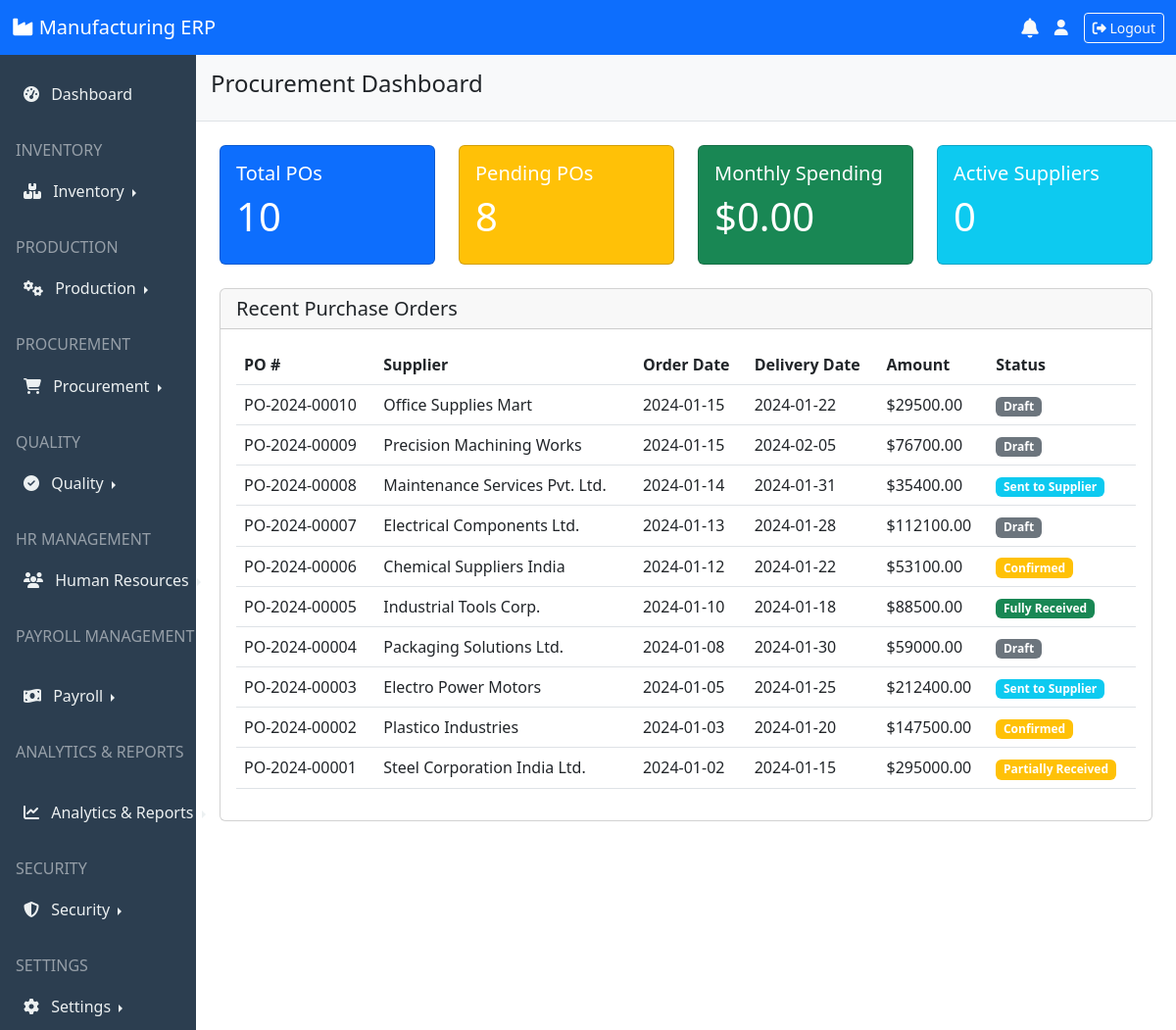
The app's page /procurement/dashboard/, older data.
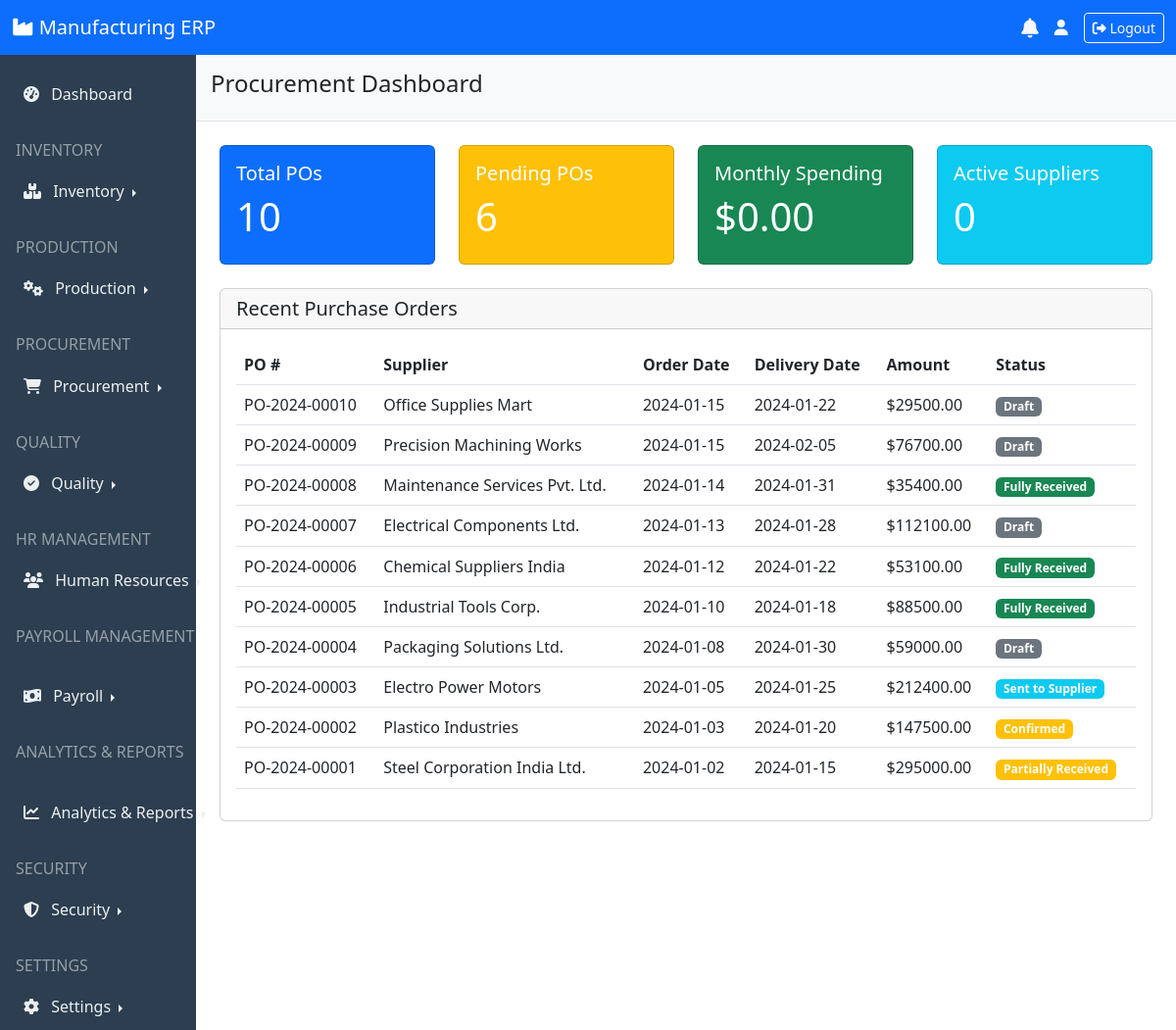
The same page, newer data.
### procurement/models.py (models this page shows, shortened)
class PurchaseOrder(TimeStampedModel):
    ORDER_STATUS = [
        ('draft', 'Draft'),
        ('sent', 'Sent to Supplier'),
        ('confirmed', 'Confirmed'),
        ('partial', 'Partially Received'),
        ('received', 'Fully Received'),
        ('cancelled', 'Cancelled'),
        ('closed', 'Closed'),
    ]
    po_number = models.CharField(max_length=50, unique=True)
    supplier = models.ForeignKey(Supplier, on_delete=models.PROTECT)
    order_date = models.DateField()
    expected_delivery = models.DateField()
    status = models.CharField(max_length=20, choices=ORDER_STATUS, default='draft')
    delivery_address = models.TextField()
    terms_conditions = models.TextField(blank=True)
    total_amount = models.DecimalField(max_digits=12, decimal_places=2, default=0)
    tax_amount = models.DecimalField(max_digits=12, decimal_places=2, default=0)
    grand_total = models.DecimalField(max_digits=12, decimal_places=2, default=0)
    notes = models.TextField(blank=True)

class Supplier(TimeStampedModel):
    SUPPLIER_TYPES = [
        ('material', 'Raw Material Supplier'),
        ('equipment', 'Equipment Supplier'),
        ('service', 'Service Provider'),
        ('other', 'Other'),
    ]
    code = models.CharField(max_length=20, unique=True)
    name = models.CharField(max_length=200)
    supplier_type = models.CharField(max_length=20, choices=SUPPLIER_TYPES, default='material')
    contact_person = models.CharField(max_length=100)
    email = models.EmailField()
    phone = models.CharField(max_length=20)
    address = models.TextField()
    tax_id = models.CharField(max_length=50, blank=True)
    payment_terms = models.CharField(max_length=100, blank=True)
    credit_limit = models.DecimalField(max_digits=12, decimal_places=2, default=0)
    current_balance = models.DecimalField(max_digits=12, decimal_places=2, default=0)
    is_active = models.BooleanField(default=True)

### procurement/views.py (the view)
# urls.py: path('dashboard/', views.procurement_dashboard, name='dashboard'),
def procurement_dashboard(request):
    from datetime import datetime, timedelta
    today = datetime.now().date()
    month_start = today.replace(day=1)
    total_pos = PurchaseOrder.objects.count()
    pending_pos = PurchaseOrder.objects.filter(
        status__in=['draft', 'sent', 'confirmed']
    ).count()
    monthly_spending = PurchaseOrder.objects.filter(
        order_date__gte=month_start,
        status__in=['received', 'partial']
    ).aggregate(total=Sum('grand_total'))['total'] or 0
    active_suppliers = Supplier.objects.filter(is_active=True).count()
    recent_pos = PurchaseOrder.objects.select_related('supplier').order_by('-created_at')[:10]
    context = {
        'total_pos': total_pos,
        'pending_pos': pending_pos,
        'monthly_spending': monthly_spending,
        'active_suppliers': active_suppliers,
        'recent_pos': recent_pos,
    }
    return render(request, 'procurement/dashboard.html', context)

### templates/procurement/dashboard.html (shortened to what this page needs)
{% extends 'base.html' %}
{% block page_title %}Procurement Dashboard{% endblock %}
{% block content %}
<div class="row">
    <div class="col-md-3 mb-4">
        <div class="card bg-primary text-white">
            <div class="card-body">
                <h5 class="card-title">Total POs</h5>
                <h2 class="display-6">{{ total_pos }}</h2>
            </div>
        </div>
    </div>
    <div class="col-md-3 mb-4">
        <div class="card bg-warning text-white">
            <div class="card-body">
                <h5 class="card-title">Pending POs</h5>
                <h2 class="display-6">{{ pending_pos }}</h2>
            </div>
        </div>
    </div>
    <div class="col-md-3 mb-4">
        <div class="card bg-success text-white">
            <div class="card-body">
                <h5 class="card-title">Monthly Spending</h5>
                <h2 class="display-6">${{ monthly_spending|floatformat:2 }}</h2>
            </div>
        </div>
    </div>
    <div class="col-md-3 mb-4">
        <div class="card bg-info text-white">
            <div class="card-body">
                <h5 class="card-title">Active Suppliers</h5>
                <h2 class="display-6">0</h2>
            </div>
        </div>
    </div>
</div>
<div class="row">
    <div class="col-md-12">
        <div class="card">
            <div class="card-header">
                <h5 class="card-title mb-0">Recent Purchase Orders</h5>
            </div>
            <div class="card-body">
                <div class="table-responsive">
                    <table class="table table-hover">
                        <thead>
                            <tr>
                                <th>PO #</th>
                                <th>Supplier</th>
                                <th>Order Date</th>
                                <th>Delivery Date</th>
                                <th>Amount</th>
                                <th>Status</th>
                            </tr>
                        </thead>
                        <tbody>
                            {% for po in recent_pos %}
                            <tr>
                                <td>{{ po.po_number }}</td>
                                <td>{{ po.supplier.name }}</td>
                                <td>{{ po.order_date|date:"Y-m-d" }}</td>
                                <td>{{ po.expected_delivery|date:"Y-m-d" }}</td>
                                <td>${{ po.grand_total|floatformat:2 }}</td>
                                <td>
                                    <span class="badge bg-{% if po.status == 'received' %}success
                                                         {% elif po.status == 'draft' %}secondary
                                                         {% elif po.status == 'sent' %}info
                                                         {% elif po.status == 'cancelled' %}danger
                                                         {% else %}warning{% endif %}">
                                        {{ po.get_status_display }}
                                    </span>
                                </td>
                            </tr>
                            {% empty %}
                            <tr>
                                <td colspan="6" class="text-center">No purchase orders found</td>
                            </tr>
                            {% endfor %}
                        </tbody>
                    </table>
                </div>
            </div>
        </div>
    </div>
</div>
{% endblock %}

Row changes from the older to the newer data that the page shows:
changed PurchaseOrder "PO-2024-00008": status "Sent to Supplier" → "Fully Received"
changed PurchaseOrder "PO-2024-00006": status "Confirmed" → "Fully Received"
Text that changed along with them:
{{ pending_pos }}: "8" → "6"
